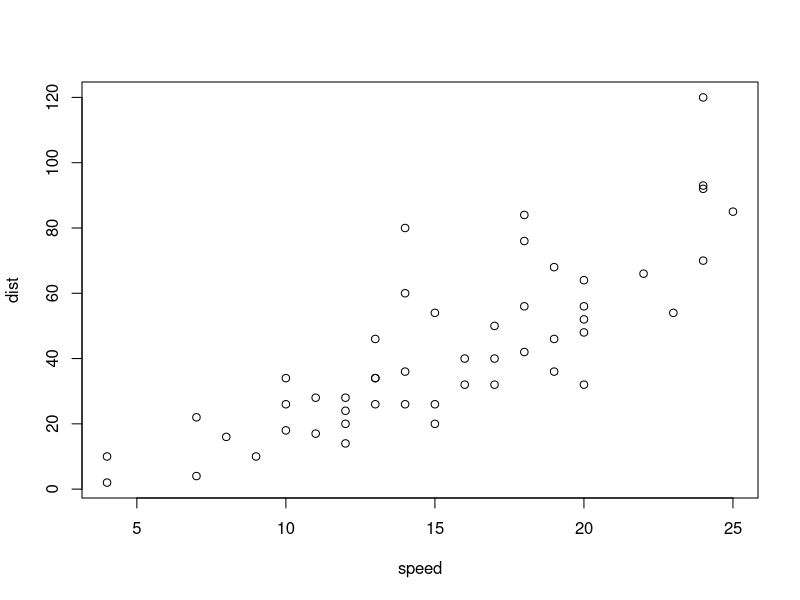
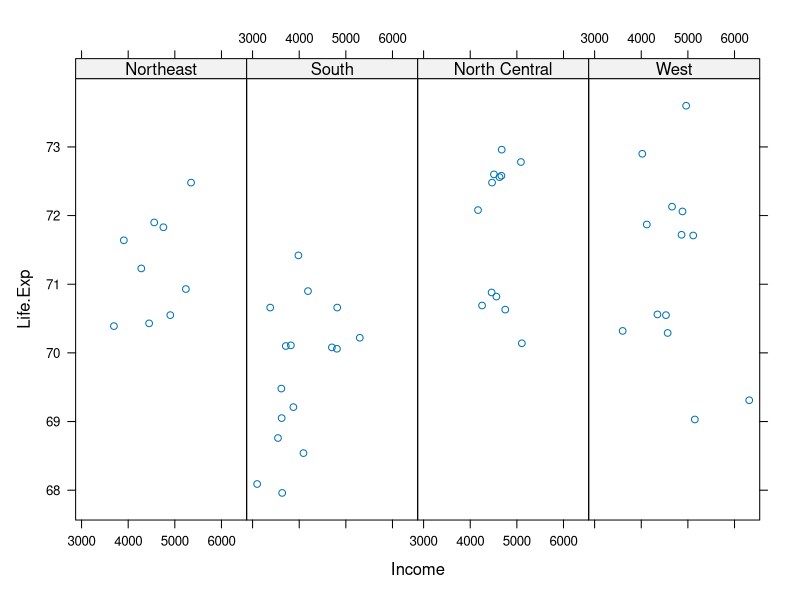
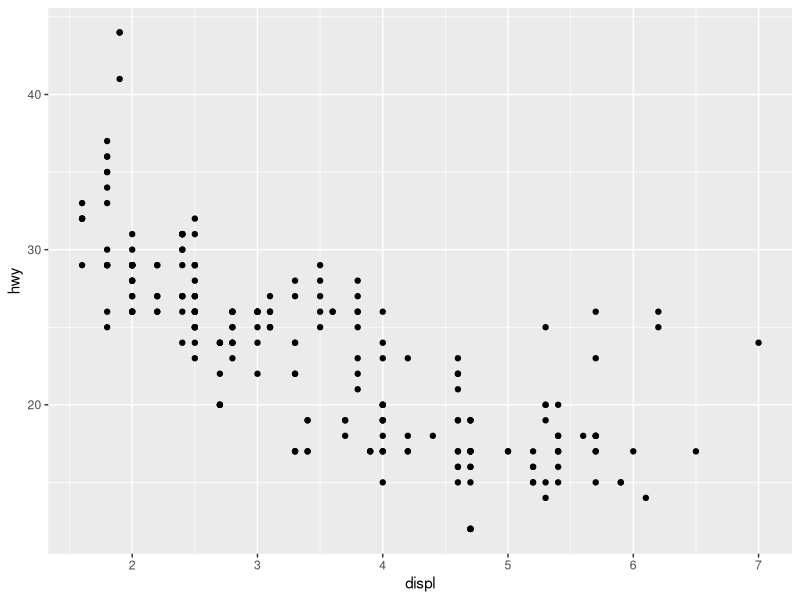
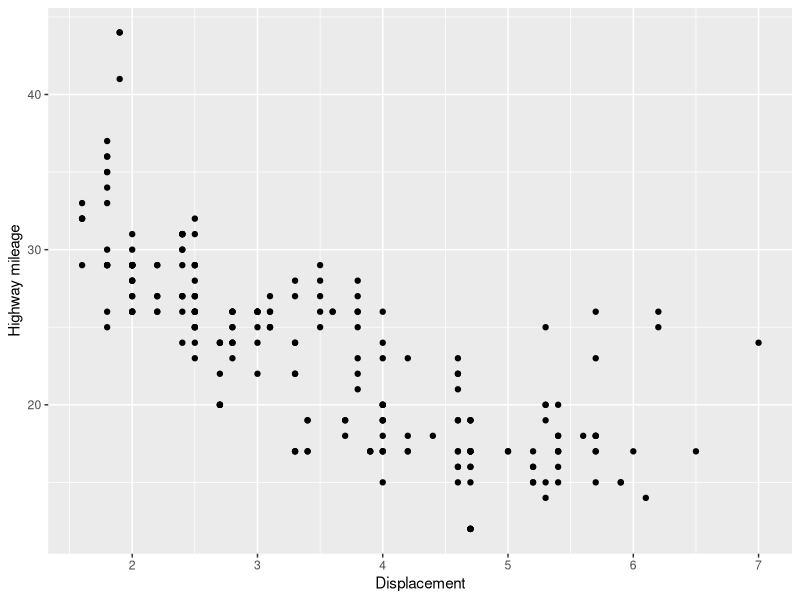
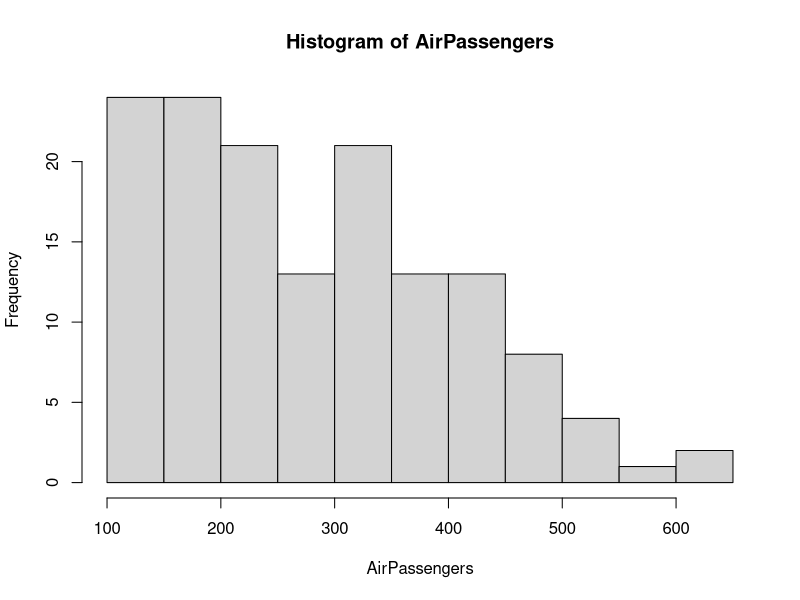
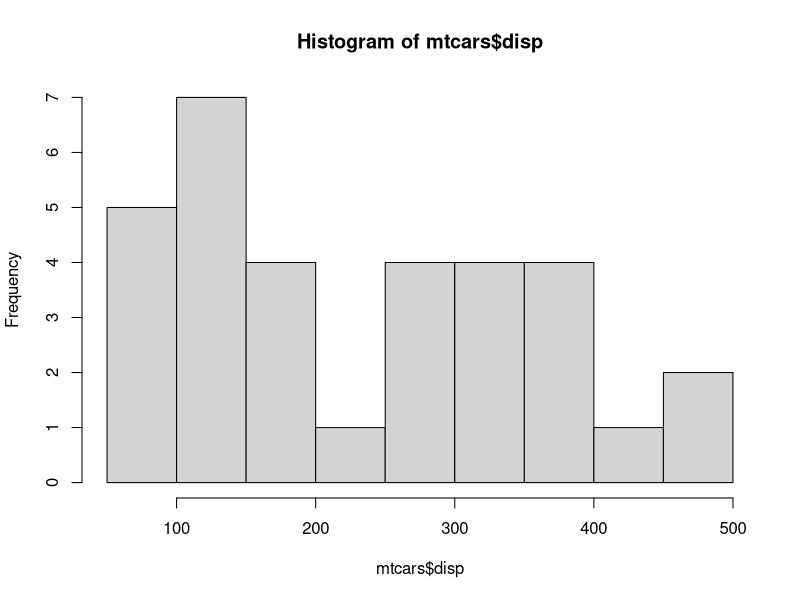
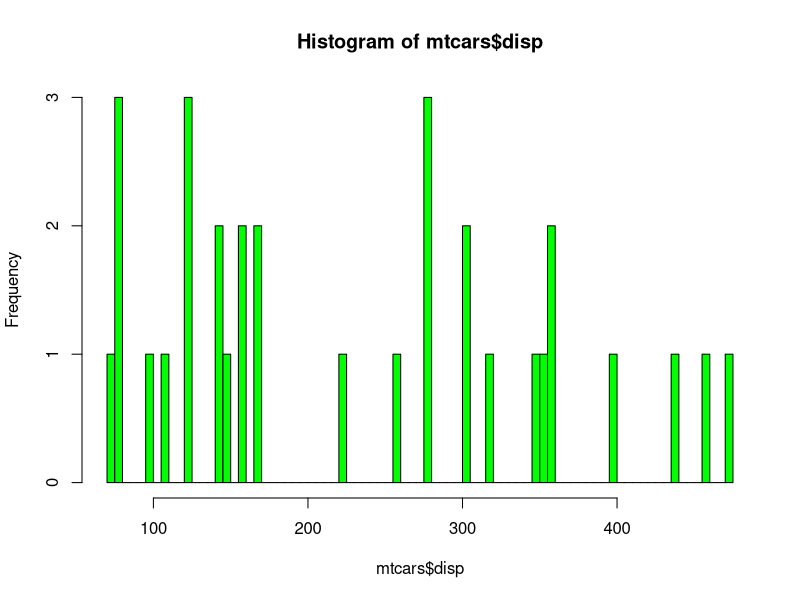
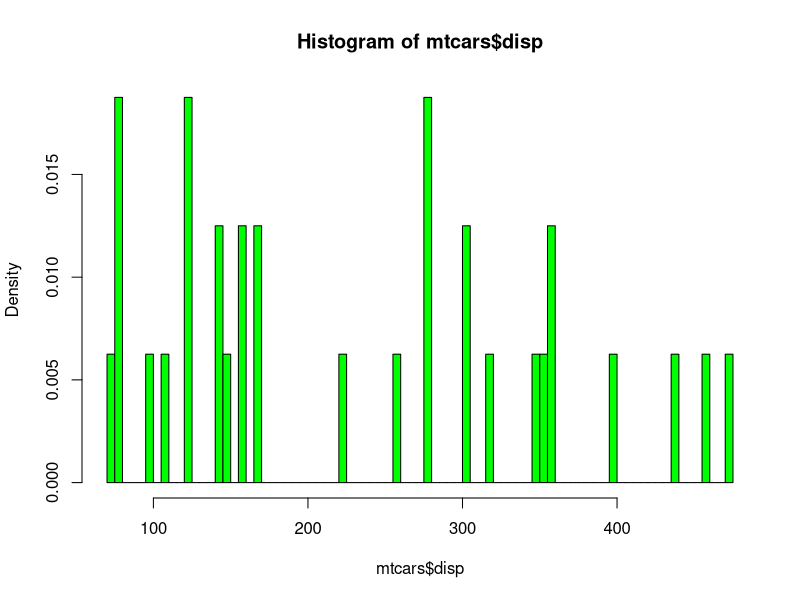

These figures' R source, in order:
## ---- chunk 1
library(datasets)
data(cars)

with(cars, plot(speed,dist))

## ---- chunk 2
library(lattice)

state <- data.frame(state.x77, region=state.region)
xyplot(Life.Exp ~ Income | region, data=state, layout = c(4,1))

## ---- chunk 3
library(ggplot2)

data(mpg)

qplot(displ, hwy, data = mpg)
## ---- chunk 4
ggplot(mpg, aes(x=displ, y=hwy)) + 
    geom_point() + 
    xlab("Displacement") + 
    ylab("Highway mileage")
## ---- chunk 5
library(datasets)

hist(AirPassengers)

hist(mtcars$disp)

hist(mtcars$disp, breaks=100, col="Green")

## density instead of frequency

hist(mtcars$disp, breaks=100, col="Green", freq=FALSE)

## density plot
d <- density(mtcars$mpg)
plot(d) # plots the results

## filled density plot

d <- density(mtcars$mpg)
plot(d, main="Kernel Density of Miles Per Gallon")
polygon(d, col="red", border="blue")
## ---- chunk 6
## population vs income
plot(state.x77[,1], state.x77[,2])

#### adding x and y labels - xlab and ylab
plot(state.x77[,1], state.x77[,2], xlab="Population", ylab="Income")

#### adding color - col
plot(state.x77[,1], state.x77[,2], xlab="Population", ylab="Income", col=c(3,6))

#### pch

## changing type of point using pch
plot(state.x77[,1], state.x77[,2], xlab="Population", ylab="Income", col=c(3,6), pch=20)

## different point types for different variables
plot(state.x77[,1], state.x77[,2], xlab="Population", ylab="Income", col=c(3,6), pch=c(3,20))

#### cex

## controlling size of symbols using ces
plot(state.x77[,1], state.x77[,2], xlab="Population", ylab="Income", col=c(3,6), pch=c(3,20), cex=0.8)
plot(state.x77[,1], state.x77[,2], xlab="Population", ylab="Income", col=c(3,6), pch=c(3,20), cex=1.2)

## ---- chunk 7
## line plots
plot(state.x77[,1], state.x77[,2], xlab="Population", ylab="Income", col=c(3,6), type="l")

## points and lines
plot(state.x77[,1], state.x77[,2], xlab="Population", ylab="Income", col=c(3,6), type="b")

## line type
plot(state.x77[,1], state.x77[,2], xlab="Population", ylab="Income", col=c(3,6), type="b", lty=2)

## different line type
plot(state.x77[,1], state.x77[,2], xlab="Population", ylab="Income", col=c(3,6), type="b", lty=4)

## line width
plot(state.x77[,1], state.x77[,2], xlab="Population", ylab="Income", col=c(3,6), type="b", lty=4, lwd=2)

## abline
plot(state.x77[,1], state.x77[,2], xlab="Population", ylab="Income", col=c(3,6))
abline(h=4000,col="red")
abline(v=7000,col="blue", lty=3, lwd=4)

plot(state.x77[,1], state.x77[,2], xlab="Population", ylab="Income", col=c(3,6))
model <- lm(state.x77[,2] ~ state.x77[,1])
abline(model, lwd=2, lty=3)
## ---- chunk 8
## Example of labeling points

plot(mtcars$wt, mtcars$mpg, main="Mileage vs. Car Weight", 
  	xlab="Weight", ylab="Mileage", pch=18, col="blue")
text(mtcars$wt, mtcars$mpg, row.names(mtcars), cex=0.6, pos=4, col="red")
## ---- chunk 9
x <- c(1:5); y <- x # create some data 
par(pch=22, col="red") # plotting symbol and color 
par(mfrow=c(2,4)) # all plots on one page 
opts = c("p","l","o","b","c","s","S","h") 
for(i in 1:length(opts)){ 
  heading = paste("type=",opts[i]) 
  plot(x, y, type="n", main=heading) 
  lines(x, y, type=opts[i]) 
}
## ---- chunk 10
library(datasets)
boxplot(state.x77)
boxplot(scale(state.x77))

## population
boxplot(state.x77[,1], ylab="Population")
title("Boxplot of State Populations")

# Boxplot of MPG by Car Cylinders 
boxplot(mpg~cyl,data=mtcars, main="Car Milage Data", 
  	xlab="Number of Cylinders", ylab="Miles Per Gallon")

## ---- chunk 11
## Row-wise
par(mfrow=c(2,1))
plot(state.x77[,1], state.x77[,2], xlab="Population", ylab="Income", col=c(3,6))

plot(state.x77[,1], ylab="Population")
## ---- chunk 12
## Column-wise
par(mfcol=c(1,2))
plot(state.x77[,1], state.x77[,2], xlab="Population", ylab="Income", col=c(3,6))

plot(state.x77[,1], ylab="Population")

## ---- chunk 13
JohnsonJohnson

class(JohnsonJohnson)

m <- matrix(JohnsonJohnson, ncol=4, byrow = TRUE)
m

matplot(m, type="l")

matplot(m, type="l")
## ---- chunk 14
# Q-Q plots
x1 <- rnorm(100)

qqnorm(x1)
qqline(x1)

# Comparing 2 distributions
par(mfrow=c(1,2))

x <- rt(100, df=3)
# normal fit
qqnorm(x); qqline(x)

# t(3Df) fit 
qqplot(rt(1000,df=3), x, main="t(3) Q-Q Plot", 
   ylab="Sample Quantiles")
abline(0,1)
